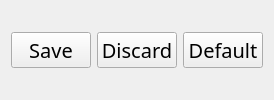
             <widget class="QWidget" name="UISettingsButtons" native="true">
              <property name="styleSheet">
               <string notr="true">#UISettingsButtons{
	background-color: rgb(0, 0, 0);
	border: 1px solid white;
	border-radius: 10px
}
</string>
              </property>
              <layout class="QHBoxLayout" name="horizontalLayout_44">
               <item>
                <widget class="QPushButton" name="buttonUISettingsSave">
                 <property name="font">
                  <font>
                   <family>SystemHud</family>
                   <pointsize>15</pointsize>
                   <weight>50</weight>
                   <bold>false</bold>
                  </font>
                 </property>
                 <property name="text">
                  <string>Save</string>
                 </property>
                </widget>
               </item>
               <item>
                <widget class="QPushButton" name="buttonUISettingsDiscard">
                 <property name="font">
                  <font>
                   <family>SystemHud</family>
                   <pointsize>15</pointsize>
                   <weight>50</weight>
                   <bold>false</bold>
                  </font>
                 </property>
                 <property name="text">
                  <string>Discard</string>
                 </property>
                </widget>
               </item>
               <item>
                <widget class="QPushButton" name="buttonUISettingsDefaults">
                 <property name="font">
                  <font>
                   <family>SystemHud</family>
                   <pointsize>15</pointsize>
                   <weight>50</weight>
                   <bold>false</bold>
                  </font>
                 </property>
                 <property name="text">
                  <string>Default</string>
                 </property>
                </widget>
               </item>
              </layout>
             </widget>
